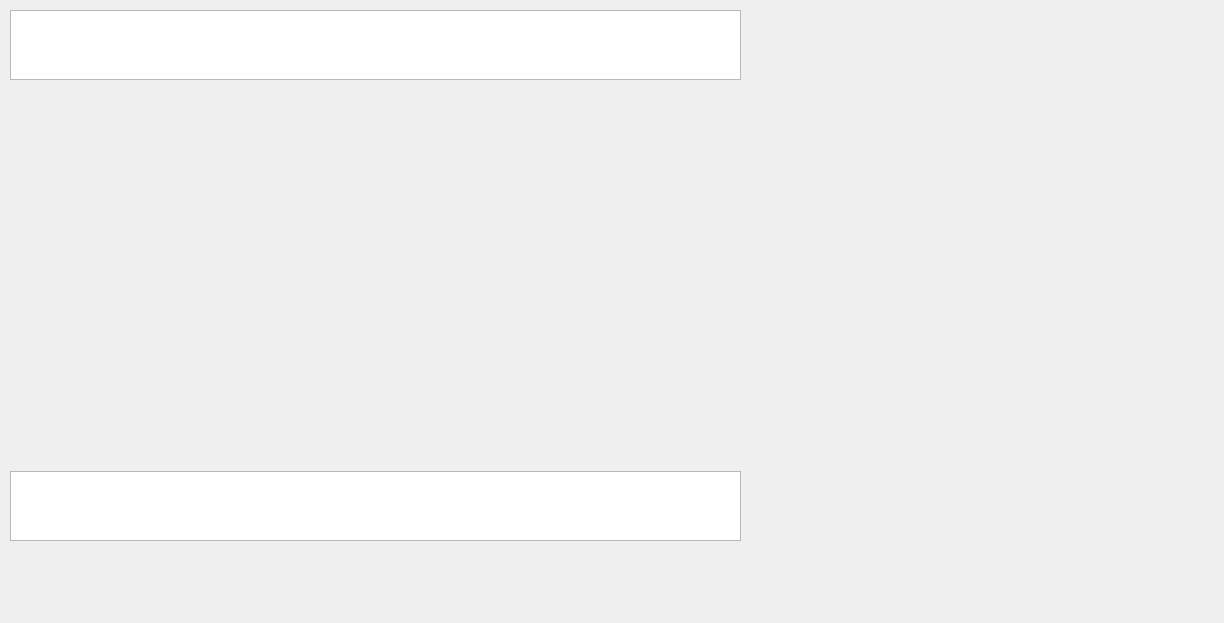
<?xml version="1.0" encoding="UTF-8"?>
<ui version="4.0">
 <class>Form</class>
 <widget class="QWidget" name="Form">
  <property name="geometry">
   <rect>
    <x>0</x>
    <y>0</y>
    <width>1224</width>
    <height>623</height>
   </rect>
  </property>
  <property name="windowTitle">
   <string>Form</string>
  </property>
  <widget class="QWidget" name="verticalLayoutWidget">
   <property name="geometry">
    <rect>
     <x>10</x>
     <y>10</y>
     <width>731</width>
     <height>531</height>
    </rect>
   </property>
   <layout class="QVBoxLayout" name="verticalLayout">
    <item>
     <layout class="QHBoxLayout" name="horizontalLayout">
      <item>
       <layout class="QVBoxLayout" name="verticalLayout_2">
        <item>
         <widget class="QTextBrowser" name="textBrowser_2">
          <property name="sizePolicy">
           <sizepolicy hsizetype="Expanding" vsizetype="Expanding">
            <horstretch>0</horstretch>
            <verstretch>0</verstretch>
           </sizepolicy>
          </property>
         </widget>
        </item>
        <item>
         <widget class="QWidget" name="widget" native="true">
          <property name="minimumSize">
           <size>
            <width>1920</width>
            <height>1080</height>
           </size>
          </property>
         </widget>
        </item>
       </layout>
      </item>
     </layout>
    </item>
    <item>
     <widget class="QTextBrowser" name="textBrowser"/>
    </item>
   </layout>
  </widget>
 </widget>
 <resources/>
 <connections/>
</ui>
